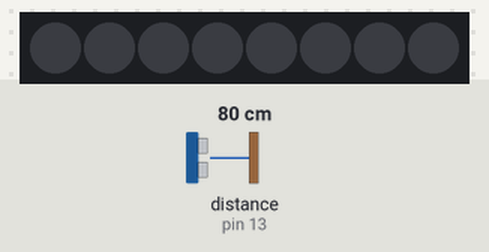
This sketch was run on a simulated Arduino Uno, built with avr-gcc and run on an emulated ATmega328P. Shown: 8 RGB LEDs in strip order, left to right. Inputs (shaded band) come from the test bench; at power-on: distance to the obstacle (sensor on pin 13) 80 cm. Random numbers use the default seed unless the sketch sets one.

Above: at 1.2 s.
1.3 s: distance to the obstacle (sensor on pin 13) set to 21 cm
2.8 s: distance to the obstacle (sensor on pin 13) set to 17 cm
At 3.38 s:
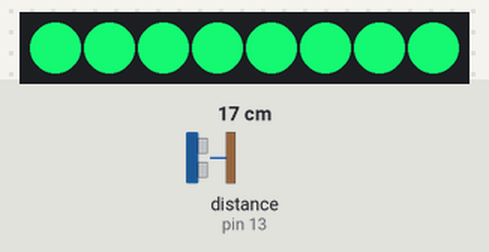
At 4.39 s:
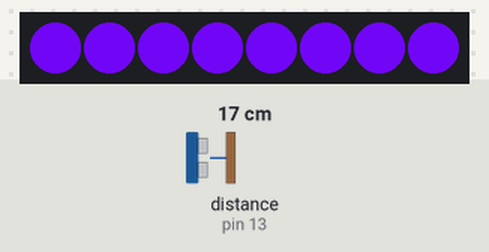
Timing chart, 0 to 19.1 s (numbered marks = the images above; inputs shaded):
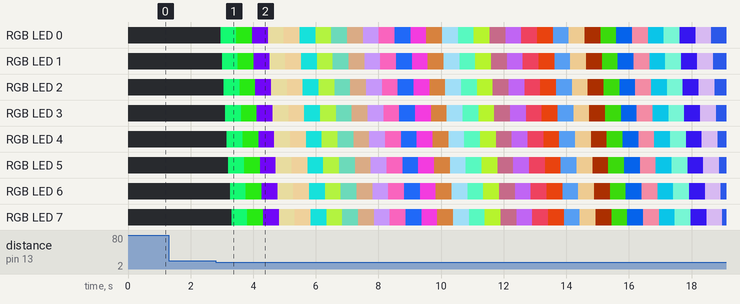

Measured:
- the behaviour switches between 20 and 19 cm on distance to the obstacle (sensor on pin 13) (found by bisection; images 0 and 1)
- after the input at 1.3 s, every drawn part: stays the same

The sketch:

svetodiod.ino
```cpp
#include <Ultrasonic.h>
#include <Adafruit_NeoPixel.h>
Ultrasonic ultrasonic(12,13);
Adafruit_NeoPixel pixels=Adafruit_NeoPixel(8,4,NEO_GRB+NEO_KHZ800);
void setup() {
Serial.begin(9600);
pixels.begin();
}

void loop() {
  int q=random(0,255);
  int w=random(0,255);
  int e=random(0,255);
float a=ultrasonic.Ranging(CM);
delay(100);
if(a<20){
for (int i=0; i<8; i++){
pixels.setPixelColor(i,pixels.Color(q,w,e));
delay(50);
pixels.show();
}
}
}
```
